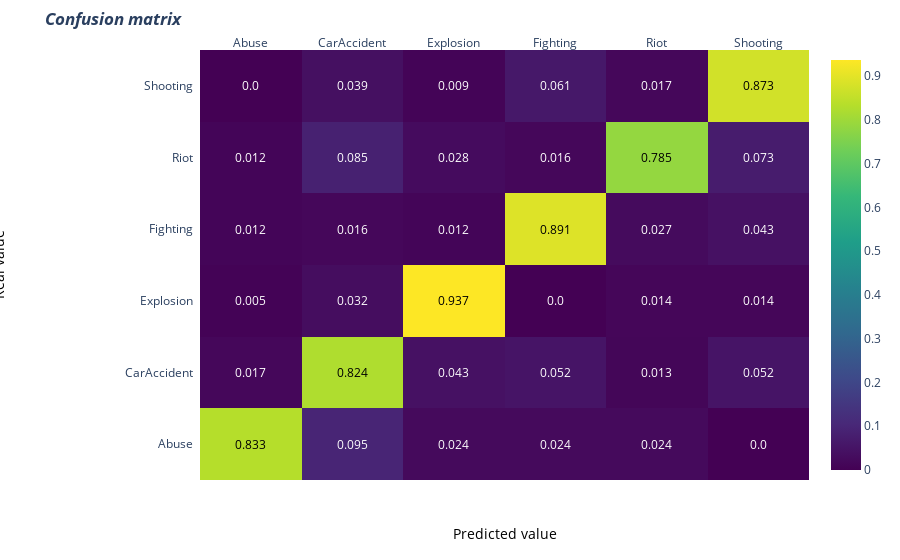

Notebook code cell kept with this figure:
### Code cell
eval_model(model,x_test,y_test)

### Figure 1 — Plotly figure (JSON) as saved in the notebook; plotly's stock layout.template omitted (floating-point values rounded to 4 significant figures)
{"data": [{"colorscale": [[0, "#440154"], [0.1111, "#482878"], [0.2222, "#3e4989"], [0.3333, "#31688e"], [0.4444, "#26828e"], [0.5556, "#1f9e89"], [0.6667, "#35b779"], [0.7778, "#6ece58"], [0.8889, "#b5de2b"], [1, "#fde725"]], "reversescale": false, "showscale": true, "type": "heatmap", "x": ["Abuse", "CarAccident", "Explosion", "Fighting", "Riot", "Shooting"], "y": ["Abuse", "CarAccident", "Explosion", "Fighting", "Riot", "Shooting"], "z": [[0.833, 0.095, 0.024, 0.024, 0.024, 0], [0.017, 0.824, 0.043, 0.052, 0.013, 0.052], [0.005, 0.032, 0.937, 0, 0.014, 0.014], [0.012, 0.016, 0.012, 0.891, 0.027, 0.043], [0.012, 0.085, 0.028, 0.016, 0.785, 0.073], [0, 0.039, 0.009, 0.061, 0.017, 0.873]]}], "layout": {"annotations": [{"font": {"color": "#000000"}, "showarrow": false, "text": "0.833", "x": "Abuse", "xref": "x", "y": "Abuse", "yref": "y"}, {"font": {"color": "#FFFFFF"}, "showarrow": false, "text": "0.095", "x": "CarAccident", "xref": "x", "y": "Abuse", "yref": "y"}, {"font": {"color": "#FFFFFF"}, "showarrow": false, "text": "0.024", "x": "Explosion", "xref": "x", "y": "Abuse", "yref": "y"}, {"font": {"color": "#FFFFFF"}, "showarrow": false, "text": "0.024", "x": "Fighting", "xref": "x", "y": "Abuse", "yref": "y"}, {"font": {"color": "#FFFFFF"}, "showarrow": false, "text": "0.024", "x": "Riot", "xref": "x", "y": "Abuse", "yref": "y"}, {"font": {"color": "#FFFFFF"}, "showarrow": false, "text": "0.0", "x": "Shooting", "xref": "x", "y": "Abuse", "yref": "y"}, {"font": {"color": "#FFFFFF"}, "showarrow": false, "text": "0.017", "x": "Abuse", "xref": "x", "y": "CarAccident", "yref": "y"}, {"font": {"color": "#000000"}, "showarrow": false, "text": "0.824", "x": "CarAccident", "xref": "x", "y": "CarAccident", "yref": "y"}, {"font": {"color": "#FFFFFF"}, "showarrow": false, "text": "0.043", "x": "Explosion", "xref": "x", "y": "CarAccident", "yref": "y"}, {"font": {"color": "#FFFFFF"}, "showarrow": false, "text": "0.052", "x": "Fighting", "xref": "x", "y": "CarAccident", "yref": "y"}, {"font": {"color": "#FFFFFF"}, "showarrow": false, "text": "0.013", "x": "Riot", "xref": "x", "y": "CarAccident", "yref": "y"}, {"font": {"color": "#FFFFFF"}, "showarrow": false, "text": "0.052", "x": "Shooting", "xref": "x", "y": "CarAccident", "yref": "y"}, {"font": {"color": "#FFFFFF"}, "showarrow": false, "text": "0.005", "x": "Abuse", "xref": "x", "y": "Explosion", "yref": "y"}, {"font": {"color": "#FFFFFF"}, "showarrow": false, "text": "0.032", "x": "CarAccident", "xref": "x", "y": "Explosion", "yref": "y"}, {"font": {"color": "#000000"}, "showarrow": false, "text": "0.937", "x": "Explosion", "xref": "x", "y": "Explosion", "yref": "y"}, {"font": {"color": "#FFFFFF"}, "showarrow": false, "text": "0.0", "x": "Fighting", "xref": "x", "y": "Explosion", "yref": "y"}, {"font": {"color": "#FFFFFF"}, "showarrow": false, "text": "0.014", "x": "Riot", "xref": "x", "y": "Explosion", "yref": "y"}, {"font": {"color": "#FFFFFF"}, "showarrow": false, "text": "0.014", "x": "Shooting", "xref": "x", "y": "Explosion", "yref": "y"}, {"font": {"color": "#FFFFFF"}, "showarrow": false, "text": "0.012", "x": "Abuse", "xref": "x", "y": "Fighting", "yref": "y"}, {"font": {"color": "#FFFFFF"}, "showarrow": false, "text": "0.016", "x": "CarAccident", "xref": "x", "y": "Fighting", "yref": "y"}, {"font": {"color": "#FFFFFF"}, "showarrow": false, "text": "0.012", "x": "Explosion", "xref": "x", "y": "Fighting", "yref": "y"}, {"font": {"color": "#000000"}, "showarrow": false, "text": "0.891", "x": "Fighting", "xref": "x", "y": "Fighting", "yref": "y"}, {"font": {"color": "#FFFFFF"}, "showarrow": false, "text": "0.027", "x": "Riot", "xref": "x", "y": "Fighting", "yref": "y"}, {"font": {"color": "#FFFFFF"}, "showarrow": false, "text": "0.043", "x": "Shooting", "xref": "x", "y": "Fighting", "yref": "y"}, {"font": {"color": "#FFFFFF"}, "showarrow": false, "text": "0.012", "x": "Abuse", "xref": "x", "y": "Riot", "yref": "y"}, {"font": {"color": "#FFFFFF"}, "showarrow": false, "text": "0.085", "x": "CarAccident", "xref": "x", "y": "Riot", "yref": "y"}, {"font": {"color": "#FFFFFF"}, "showarrow": false, "text": "0.028", "x": "Explosion", "xref": "x", "y": "Riot", "yref": "y"}, {"font": {"color": "#FFFFFF"}, "showarrow": false, "text": "0.016", "x": "Fighting", "xref": "x", "y": "Riot", "yref": "y"}, {"font": {"color": "#000000"}, "showarrow": false, "text": "0.785", "x": "Riot", "xref": "x", "y": "Riot", "yref": "y"}, {"font": {"color": "#FFFFFF"}, "showarrow": false, "text": "0.073", "x": "Shooting", "xref": "x", "y": "Riot", "yref": "y"}, {"font": {"color": "#FFFFFF"}, "showarrow": false, "text": "0.0", "x": "Abuse", "xref": "x", "y": "Shooting", "yref": "y"}, {"font": {"color": "#FFFFFF"}, "showarrow": false, "text": "0.039", "x": "CarAccident", "xref": "x", "y": "Shooting", "yref": "y"}, {"font": {"color": "#FFFFFF"}, "showarrow": false, "text": "0.009", "x": "Explosion", "xref": "x", "y": "Shooting", "yref": "y"}, {"font": {"color": "#FFFFFF"}, "showarrow": false, "text": "0.061", "x": "Fighting", "xref": "x", "y": "Shooting", "yref": "y"}, {"font": {"color": "#FFFFFF"}, "showarrow": false, "text": "0.017", "x": "Riot", "xref": "x", "y": "Shooting", "yref": "y"}, {"font": {"color": "#000000"}, "showarrow": false, "text": "0.873", "x": "Shooting", "xref": "x", "y": "Shooting", "yref": "y"}, {"font": {"color": "black", "size": 14}, "showarrow": false, "text": "Predicted value", "x": 0.5, "xref": "paper", "y": -0.15, "yref": "paper"}, {"font": {"color": "black", "size": 14}, "showarrow": false, "text": "Real value", "textangle": -90, "x": -0.35, "xref": "paper", "y": 0.5, "yref": "paper"}], "margin": {"l": 200, "t": 50}, "title": {"text": "<i><b>Confusion matrix</b></i>"}, "xaxis": {"dtick": 1, "gridcolor": "rgb(0, 0, 0)", "side": "top", "ticks": ""}, "yaxis": {"dtick": 1, "ticks": "", "ticksuffix": "  "}}}
